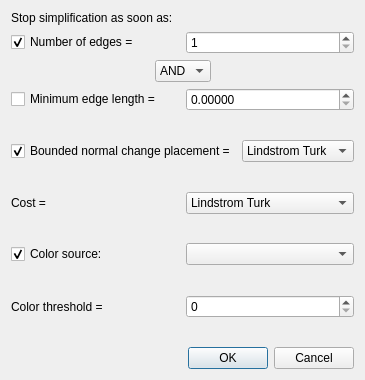
<?xml version="1.0" encoding="UTF-8"?>
<ui version="4.0">
  <class>Mesh_simplification_color_dialog</class>
  <widget class="QDialog" name="Mesh_simplification_color_dialog">
    <property name="geometry">
      <rect>
        <x>0</x>
        <y>0</y>
        <width>311</width>
        <height>380</height>
      </rect>
    </property>
    <property name="windowTitle">
      <string>Stop Predicate</string>
    </property>
    <layout class="QVBoxLayout" name="verticalLayout_1">
      <item>
        <widget class="QLabel" name="label">
          <property name="text">
            <string>Stop simplification as soon as:</string>
          </property>
        </widget>
      </item>
      <item>
        <layout class="QHBoxLayout" name="horizontalLayout_1">
          <item>
            <widget class="QCheckBox" name="m_use_nb_edges">
              <property name="text">
                <string>Number of edges =</string>
              </property>
              <property name="checked">
                <bool>true</bool>
              </property>
            </widget>
          </item>
          <item>
            <widget class="QSpinBox" name="m_nb_edges">
              <property name="minimum">
                <number>1</number>
              </property>
              <property name="maximum">
                <number>400000000</number>
              </property>
            </widget>
          </item>
        </layout>
      </item>
      <item>
        <layout class="QHBoxLayout" name="horizontalLayout_2">
          <item>
            <spacer name="horizontalSpacer_1">
              <property name="orientation">
                <enum>Qt::Horizontal</enum>
              </property>
              <property name="sizeHint" stdset="0">
                <size>
                  <width>40</width>
                  <height>20</height>
                </size>
              </property>
            </spacer>
          </item>
          <item>
            <widget class="QComboBox" name="m_combinatorial">
              <property name="enabled">
                <bool>true</bool>
              </property>
              <item>
                <property name="text">
                  <string>AND</string>
                </property>
              </item>
              <item>
                <property name="text">
                  <string>OR</string>
                </property>
              </item>
            </widget>
          </item>
          <item>
            <spacer name="horizontalSpacer_2">
              <property name="orientation">
                <enum>Qt::Horizontal</enum>
              </property>
              <property name="sizeHint" stdset="0">
                <size>
                  <width>40</width>
                  <height>20</height>
                </size>
              </property>
            </spacer>
          </item>
        </layout>
      </item>
      <item>
        <layout class="QHBoxLayout" name="horizontalLayout_3">
          <item>
            <widget class="QCheckBox" name="m_use_edge_length">
              <property name="enabled">
                <bool>true</bool>
              </property>
              <property name="text">
                <string>Minimum edge length =</string>
              </property>
            </widget>
          </item>
          <item>
            <widget class="QDoubleSpinBox" name="m_edge_length">
              <property name="enabled">
                <bool>true</bool>
              </property>
              <property name="decimals">
                <number>5</number>
              </property>
              <property name="maximum">
                <double>10000.000000000000000</double>
              </property>
            </widget>
          </item>
        </layout>
      </item>
      <item>
        <spacer name="verticalSpacer_1">
          <property name="orientation">
            <enum>Qt::Vertical</enum>
          </property>
          <property name="sizeHint" stdset="0">
            <size>
              <width>20</width>
              <height>40</height>
            </size>
          </property>
        </spacer>
      </item>
      <item>
        <layout class="QHBoxLayout" name="horizontalLayout_4">
          <item>
            <widget class="QCheckBox" name="m_use_bounded_normal_change_placement">
              <property name="text">
                <string>Bounded normal change placement =</string>
              </property>
              <property name="checked">
                <bool>true</bool>
              </property>
            </widget>
          </item>
          <item>
            <widget class="QComboBox" name="m_base_placement">
              <property name="enabled">
                <bool>true</bool>
              </property>
              <item>
                <property name="text">
                  <string>Lindstrom Turk</string>
                </property>
              </item>
              <item>
                <property name="text">
                  <string>Midpoint</string>
                </property>
              </item>
            </widget>
          </item>
        </layout>
      </item>
      <item>
        <spacer name="verticalSpacer_2">
          <property name="orientation">
            <enum>Qt::Vertical</enum>
          </property>
          <property name="sizeHint" stdset="0">
            <size>
              <width>20</width>
              <height>40</height>
            </size>
          </property>
        </spacer>
      </item>
      <item>
        <layout class="QHBoxLayout" name="horizontalLayout_5">
          <item>
            <widget class="QLabel">
              <property name="text">
                <string>Cost =</string>
              </property>
            </widget>
          </item>
          <item>
            <widget class="QComboBox" name="m_cost">
              <property name="enabled">
                <bool>true</bool>
              </property>
              <item>
                <property name="text">
                  <string>Lindstrom Turk</string>
                </property>
              </item>
              <item>
                <property name="text">
                  <string>Edge length</string>
                </property>
              </item>
            </widget>
          </item>
        </layout>
      </item>
      <item>
        <spacer name="verticalSpacer_3">
          <property name="orientation">
            <enum>Qt::Vertical</enum>
          </property>
          <property name="sizeHint" stdset="0">
            <size>
              <width>20</width>
              <height>40</height>
            </size>
          </property>
        </spacer>
      </item>
      <item>
        <layout class="QHBoxLayout" name="horizontalLayout_6">
          <item>
            <widget class="QCheckBox" name="m_use_source">
              <property name="checked">
                <bool>true</bool>
              </property>
              <property name="text">
                <string>Color source:</string>
              </property>
            </widget>
          </item>
          <item>
            <widget class="QComboBox" name="m_source">
              <property name="enabled">
                <bool>true</bool>
              </property>
            </widget>
          </item>
        </layout>
      </item>
      <item>
        <spacer name="verticalSpacer_4">
          <property name="orientation">
            <enum>Qt::Vertical</enum>
          </property>
          <property name="sizeHint" stdset="0">
            <size>
              <width>20</width>
              <height>40</height>
            </size>
          </property>
        </spacer>
      </item>
      <item>
        <layout class="QHBoxLayout" name="horizontalLayout_7">
          <item>
            <widget class="QLabel">
              <property name="text">
                <string>Color threshold =</string>
              </property>
            </widget>
          </item>
          <item>
            <widget class="QSpinBox" name="m_color_threshold">
              <property name="minimum">
                <number>0</number>
              </property>
              <property name="maximum">
                <number>765</number>
              </property>
            </widget>
          </item>
        </layout>
      </item>
      <item>
        <spacer name="verticalSpacer_5">
          <property name="orientation">
            <enum>Qt::Vertical</enum>
          </property>
          <property name="sizeHint" stdset="0">
            <size>
              <width>20</width>
              <height>40</height>
            </size>
          </property>
        </spacer>
      </item>
      <item>
        <widget class="QDialogButtonBox" name="buttonBox">
          <property name="orientation">
            <enum>Qt::Horizontal</enum>
          </property>
          <property name="standardButtons">
            <set>QDialogButtonBox::Cancel|QDialogButtonBox::Ok</set>
          </property>
        </widget>
      </item>
    </layout>
  </widget>
  <resources/>
  <connections>
    <connection>
      <sender>buttonBox</sender>
      <signal>accepted()</signal>
      <receiver>Mesh_simplification_color_dialog</receiver>
      <slot>accept()</slot>
      <hints>
        <hint type="sourcelabel">
          <x>384</x>
          <y>191</y>
        </hint>
        <hint type="destinationlabel">
          <x>157</x>
          <y>195</y>
        </hint>
      </hints>
    </connection>
    <connection>
      <sender>buttonBox</sender>
      <signal>rejected()</signal>
      <receiver>Mesh_simplification_color_dialog</receiver>
      <slot>reject()</slot>
      <hints>
        <hint type="sourcelabel">
          <x>384</x>
          <y>191</y>
        </hint>
        <hint type="destinationlabel">
          <x>286</x>
          <y>195</y>
        </hint>
      </hints>
    </connection>
  </connections>
</ui>
